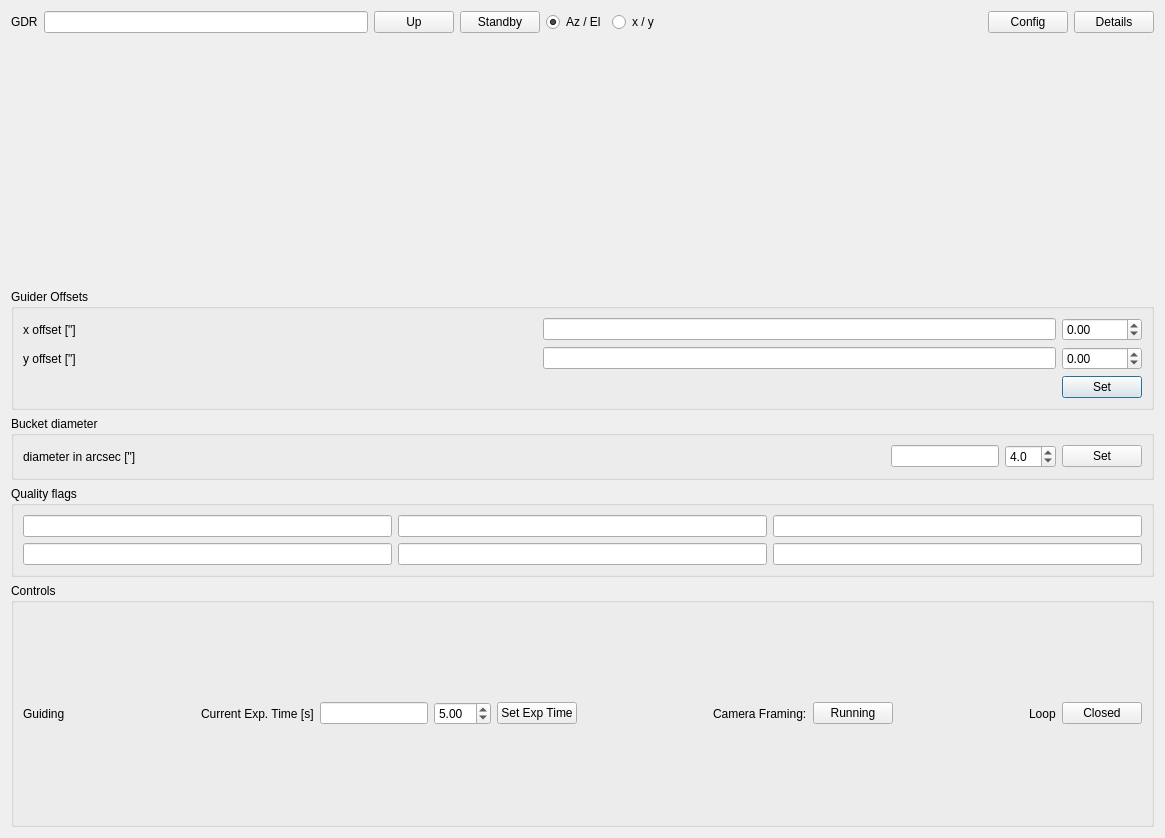
<?xml version="1.0" encoding="UTF-8"?>
<ui version="4.0">
 <class>Dialog</class>
 <widget class="QDialog" name="Dialog">
  <property name="geometry">
   <rect>
    <x>0</x>
    <y>0</y>
    <width>1165</width>
    <height>838</height>
   </rect>
  </property>
  <property name="sizePolicy">
   <sizepolicy hsizetype="MinimumExpanding" vsizetype="Preferred">
    <horstretch>0</horstretch>
    <verstretch>0</verstretch>
   </sizepolicy>
  </property>
  <property name="minimumSize">
   <size>
    <width>225</width>
    <height>0</height>
   </size>
  </property>
  <property name="windowTitle">
   <string>Guider Controls</string>
  </property>
  <layout class="QVBoxLayout" name="verticalLayout_3">
   <item>
    <layout class="QHBoxLayout" name="horizontalLayout_2">
     <item>
      <widget class="QLabel" name="label_10">
       <property name="text">
        <string>GDR</string>
       </property>
      </widget>
     </item>
     <item>
      <widget class="QLineEdit" name="stateEdit"/>
     </item>
     <item>
      <widget class="QPushButton" name="gdronoffButton">
       <property name="minimumSize">
        <size>
         <width>50</width>
         <height>0</height>
        </size>
       </property>
       <property name="text">
        <string>Up</string>
       </property>
       <property name="checkable">
        <bool>true</bool>
       </property>
       <property name="autoDefault">
        <bool>false</bool>
       </property>
       <property name="default">
        <bool>false</bool>
       </property>
       <property name="flat">
        <bool>false</bool>
       </property>
      </widget>
     </item>
     <item>
      <widget class="QPushButton" name="standbyButton">
       <property name="text">
        <string>Standby</string>
       </property>
       <property name="autoDefault">
        <bool>false</bool>
       </property>
      </widget>
     </item>
     <item>
      <layout class="QHBoxLayout" name="horizontalLayout_7">
       <item>
        <widget class="QRadioButton" name="azelRadioButton">
         <property name="text">
          <string>Az / El</string>
         </property>
         <property name="checked">
          <bool>true</bool>
         </property>
        </widget>
       </item>
       <item>
        <widget class="QRadioButton" name="xyRadioButton">
         <property name="text">
          <string>x / y</string>
         </property>
        </widget>
       </item>
      </layout>
     </item>
     <item>
      <spacer name="horizontalSpacer_8">
       <property name="orientation">
        <enum>Qt::Horizontal</enum>
       </property>
       <property name="sizeHint" stdset="0">
        <size>
         <width>40</width>
         <height>20</height>
        </size>
       </property>
      </spacer>
     </item>
     <item>
      <widget class="QPushButton" name="configButton">
       <property name="text">
        <string>Config</string>
       </property>
       <property name="autoDefault">
        <bool>false</bool>
       </property>
      </widget>
     </item>
     <item>
      <widget class="QPushButton" name="detailsButton">
       <property name="text">
        <string>Details</string>
       </property>
       <property name="autoDefault">
        <bool>false</bool>
       </property>
      </widget>
     </item>
    </layout>
   </item>
   <item>
    <layout class="QGridLayout" name="gridLayout_4">
     <property name="topMargin">
      <number>0</number>
     </property>
     <property name="rightMargin">
      <number>0</number>
     </property>
     <property name="bottomMargin">
      <number>0</number>
     </property>
     <property name="spacing">
      <number>6</number>
     </property>
     <item row="0" column="0">
      <widget class="MatplotlibWidget5" name="focusMplwidget" native="true">
       <property name="font">
        <font>
         <pointsize>13</pointsize>
         <kerning>true</kerning>
        </font>
       </property>
      </widget>
     </item>
     <item row="0" column="1">
      <widget class="MatplotlibWidget5" name="rotMplwidget" native="true"/>
     </item>
     <item row="1" column="0">
      <widget class="MatplotlibWidget5" name="bcountsMplwidget" native="true"/>
     </item>
     <item row="1" column="1">
      <widget class="MatplotlibWidget5" name="azelMplwidget" native="true"/>
     </item>
    </layout>
   </item>
   <item>
    <layout class="QHBoxLayout" name="horizontalLayout_8">
     <item>
      <layout class="QVBoxLayout" name="verticalLayout_2">
       <item>
        <layout class="QHBoxLayout" name="horizontalLayout_6">
         <item>
          <widget class="QGroupBox" name="groupBox">
           <property name="sizePolicy">
            <sizepolicy hsizetype="Minimum" vsizetype="Preferred">
             <horstretch>0</horstretch>
             <verstretch>0</verstretch>
            </sizepolicy>
           </property>
           <property name="minimumSize">
            <size>
             <width>200</width>
             <height>0</height>
            </size>
           </property>
           <property name="title">
            <string>Guider Offsets</string>
           </property>
           <layout class="QGridLayout" name="gridLayout">
            <item row="0" column="0">
             <widget class="QLabel" name="label">
              <property name="text">
               <string>x offset [&quot;]</string>
              </property>
             </widget>
            </item>
            <item row="0" column="1">
             <widget class="QLineEdit" name="xoffsetEdit">
              <property name="sizePolicy">
               <sizepolicy hsizetype="Minimum" vsizetype="Fixed">
                <horstretch>0</horstretch>
                <verstretch>0</verstretch>
               </sizepolicy>
              </property>
              <property name="minimumSize">
               <size>
                <width>60</width>
                <height>0</height>
               </size>
              </property>
             </widget>
            </item>
            <item row="0" column="2">
             <widget class="QDoubleSpinBox" name="xoffsetSpinBox">
              <property name="minimumSize">
               <size>
                <width>60</width>
                <height>0</height>
               </size>
              </property>
              <property name="minimum">
               <double>-99.989999999999995</double>
              </property>
             </widget>
            </item>
            <item row="1" column="0">
             <widget class="QLabel" name="label_2">
              <property name="text">
               <string>y offset [&quot;]</string>
              </property>
             </widget>
            </item>
            <item row="1" column="1">
             <widget class="QLineEdit" name="yoffsetEdit">
              <property name="sizePolicy">
               <sizepolicy hsizetype="Minimum" vsizetype="Fixed">
                <horstretch>0</horstretch>
                <verstretch>0</verstretch>
               </sizepolicy>
              </property>
              <property name="minimumSize">
               <size>
                <width>60</width>
                <height>0</height>
               </size>
              </property>
             </widget>
            </item>
            <item row="1" column="2">
             <widget class="QDoubleSpinBox" name="yoffsetSpinBox">
              <property name="minimumSize">
               <size>
                <width>60</width>
                <height>0</height>
               </size>
              </property>
              <property name="minimum">
               <double>-99.989999999999995</double>
              </property>
             </widget>
            </item>
            <item row="2" column="0">
             <spacer name="horizontalSpacer">
              <property name="orientation">
               <enum>Qt::Horizontal</enum>
              </property>
              <property name="sizeHint" stdset="0">
               <size>
                <width>45</width>
                <height>20</height>
               </size>
              </property>
             </spacer>
            </item>
            <item row="2" column="1">
             <spacer name="horizontalSpacer_2">
              <property name="orientation">
               <enum>Qt::Horizontal</enum>
              </property>
              <property name="sizeHint" stdset="0">
               <size>
                <width>30</width>
                <height>20</height>
               </size>
              </property>
             </spacer>
            </item>
            <item row="2" column="2">
             <widget class="QPushButton" name="offsetButton">
              <property name="sizePolicy">
               <sizepolicy hsizetype="Minimum" vsizetype="Fixed">
                <horstretch>0</horstretch>
                <verstretch>0</verstretch>
               </sizepolicy>
              </property>
              <property name="minimumSize">
               <size>
                <width>60</width>
                <height>0</height>
               </size>
              </property>
              <property name="text">
               <string>Set</string>
              </property>
             </widget>
            </item>
           </layout>
          </widget>
         </item>
        </layout>
       </item>
       <item>
        <widget class="QGroupBox" name="groupBox_6">
         <property name="title">
          <string>Bucket diameter</string>
         </property>
         <layout class="QHBoxLayout" name="horizontalLayout_9">
          <item>
           <widget class="QLabel" name="label_24">
            <property name="text">
             <string>diameter in arcsec [&quot;]</string>
            </property>
           </widget>
          </item>
          <item>
           <widget class="QLineEdit" name="bucketsizeEdit">
            <property name="sizePolicy">
             <sizepolicy hsizetype="Fixed" vsizetype="Fixed">
              <horstretch>0</horstretch>
              <verstretch>0</verstretch>
             </sizepolicy>
            </property>
            <property name="minimumSize">
             <size>
              <width>75</width>
              <height>0</height>
             </size>
            </property>
           </widget>
          </item>
          <item>
           <widget class="QDoubleSpinBox" name="bucketsizeSpinBox">
            <property name="sizePolicy">
             <sizepolicy hsizetype="Fixed" vsizetype="Fixed">
              <horstretch>0</horstretch>
              <verstretch>0</verstretch>
             </sizepolicy>
            </property>
            <property name="decimals">
             <number>1</number>
            </property>
            <property name="maximum">
             <double>20.000000000000000</double>
            </property>
            <property name="value">
             <double>4.000000000000000</double>
            </property>
           </widget>
          </item>
          <item>
           <widget class="QPushButton" name="bucketsizeButton">
            <property name="sizePolicy">
             <sizepolicy hsizetype="Fixed" vsizetype="Fixed">
              <horstretch>0</horstretch>
              <verstretch>0</verstretch>
             </sizepolicy>
            </property>
            <property name="text">
             <string>Set</string>
            </property>
            <property name="autoDefault">
             <bool>false</bool>
            </property>
           </widget>
          </item>
         </layout>
        </widget>
       </item>
       <item>
        <widget class="QGroupBox" name="groupBox_5">
         <property name="title">
          <string>Quality flags</string>
         </property>
         <layout class="QGridLayout" name="gridLayout_2">
          <item row="0" column="0">
           <widget class="QLineEdit" name="aperokEdit">
            <property name="text">
             <string/>
            </property>
           </widget>
          </item>
          <item row="0" column="1">
           <widget class="QLineEdit" name="cennoiseokEdit">
            <property name="text">
             <string/>
            </property>
           </widget>
          </item>
          <item row="0" column="2">
           <widget class="QLineEdit" name="fwhmokEdit">
            <property name="text">
             <string/>
            </property>
           </widget>
          </item>
          <item row="1" column="0">
           <widget class="QLineEdit" name="starsokEdit">
            <property name="text">
             <string/>
            </property>
           </widget>
          </item>
          <item row="1" column="1">
           <widget class="QLineEdit" name="bucketokEdit">
            <property name="text">
             <string/>
            </property>
           </widget>
          </item>
          <item row="1" column="2">
           <widget class="QLineEdit" name="fwhmnoiseokEdit">
            <property name="text">
             <string/>
            </property>
           </widget>
          </item>
         </layout>
        </widget>
       </item>
      </layout>
     </item>
    </layout>
   </item>
   <item>
    <widget class="QGroupBox" name="groupBox_4">
     <property name="title">
      <string>Controls</string>
     </property>
     <layout class="QHBoxLayout" name="horizontalLayout">
      <item>
       <widget class="QLabel" name="label_8">
        <property name="text">
         <string>Guiding</string>
        </property>
       </widget>
      </item>
      <item>
       <spacer name="horizontalSpacer_13">
        <property name="orientation">
         <enum>Qt::Horizontal</enum>
        </property>
        <property name="sizeHint" stdset="0">
         <size>
          <width>40</width>
          <height>20</height>
         </size>
        </property>
       </spacer>
      </item>
      <item>
       <widget class="QLabel" name="label_19">
        <property name="text">
         <string>Current Exp. Time [s]</string>
        </property>
       </widget>
      </item>
      <item>
       <widget class="QLineEdit" name="exptime1Edit">
        <property name="sizePolicy">
         <sizepolicy hsizetype="Minimum" vsizetype="Fixed">
          <horstretch>0</horstretch>
          <verstretch>0</verstretch>
         </sizepolicy>
        </property>
        <property name="minimumSize">
         <size>
          <width>60</width>
          <height>0</height>
         </size>
        </property>
        <property name="text">
         <string/>
        </property>
       </widget>
      </item>
      <item>
       <widget class="QDoubleSpinBox" name="exptime1SpinBox">
        <property name="singleStep">
         <double>0.500000000000000</double>
        </property>
        <property name="value">
         <double>5.000000000000000</double>
        </property>
       </widget>
      </item>
      <item>
       <widget class="QPushButton" name="setexptimeButton">
        <property name="text">
         <string>Set Exp Time</string>
        </property>
       </widget>
      </item>
      <item>
       <spacer name="horizontalSpacer_3">
        <property name="orientation">
         <enum>Qt::Horizontal</enum>
        </property>
        <property name="sizeHint" stdset="0">
         <size>
          <width>40</width>
          <height>20</height>
         </size>
        </property>
       </spacer>
      </item>
      <item>
       <widget class="QLabel" name="label_3">
        <property name="text">
         <string>Camera Framing:</string>
        </property>
       </widget>
      </item>
      <item>
       <widget class="QPushButton" name="enableButton">
        <property name="text">
         <string>Running</string>
        </property>
        <property name="autoDefault">
         <bool>false</bool>
        </property>
       </widget>
      </item>
      <item>
       <spacer name="horizontalSpacer_4">
        <property name="orientation">
         <enum>Qt::Horizontal</enum>
        </property>
        <property name="sizeHint" stdset="0">
         <size>
          <width>40</width>
          <height>20</height>
         </size>
        </property>
       </spacer>
      </item>
      <item>
       <widget class="QLabel" name="label_9">
        <property name="text">
         <string>Loop</string>
        </property>
       </widget>
      </item>
      <item>
       <widget class="QPushButton" name="loopButton">
        <property name="text">
         <string>Closed</string>
        </property>
        <property name="autoDefault">
         <bool>false</bool>
        </property>
       </widget>
      </item>
     </layout>
     <zorder>label_19</zorder>
     <zorder>exptime1Edit</zorder>
     <zorder>exptime1SpinBox</zorder>
     <zorder>label_8</zorder>
     <zorder>horizontalSpacer_13</zorder>
     <zorder>enableButton</zorder>
     <zorder>loopButton</zorder>
     <zorder>horizontalSpacer_4</zorder>
     <zorder>label_9</zorder>
     <zorder>horizontalSpacer_3</zorder>
     <zorder>label_3</zorder>
     <zorder>setexptimeButton</zorder>
    </widget>
   </item>
  </layout>
 </widget>
 <customwidgets>
  <customwidget>
   <class>MatplotlibWidget5</class>
   <extends>QWidget</extends>
   <header>matplotlibwidget5</header>
  </customwidget>
 </customwidgets>
 <resources/>
 <connections>
  <connection>
   <sender>gdronoffButton</sender>
   <signal>toggled(bool)</signal>
   <receiver>Dialog</receiver>
   <slot>on_gdr_onoff(bool)</slot>
   <hints>
    <hint type="sourcelabel">
     <x>431</x>
     <y>101</y>
    </hint>
    <hint type="destinationlabel">
     <x>812</x>
     <y>11</y>
    </hint>
   </hints>
  </connection>
  <connection>
   <sender>offsetButton</sender>
   <signal>clicked()</signal>
   <receiver>Dialog</receiver>
   <slot>on_set_offsets()</slot>
   <hints>
    <hint type="sourcelabel">
     <x>1143</x>
     <y>466</y>
    </hint>
    <hint type="destinationlabel">
     <x>786</x>
     <y>211</y>
    </hint>
   </hints>
  </connection>
  <connection>
   <sender>enableButton</sender>
   <signal>clicked()</signal>
   <receiver>Dialog</receiver>
   <slot>on_change_framing()</slot>
   <hints>
    <hint type="sourcelabel">
     <x>927</x>
     <y>766</y>
    </hint>
    <hint type="destinationlabel">
     <x>947</x>
     <y>696</y>
    </hint>
   </hints>
  </connection>
  <connection>
   <sender>standbyButton</sender>
   <signal>toggled(bool)</signal>
   <receiver>Dialog</receiver>
   <slot>on_standby(bool)</slot>
   <hints>
    <hint type="sourcelabel">
     <x>522</x>
     <y>101</y>
    </hint>
    <hint type="destinationlabel">
     <x>611</x>
     <y>1</y>
    </hint>
   </hints>
  </connection>
  <connection>
   <sender>detailsButton</sender>
   <signal>clicked()</signal>
   <receiver>Dialog</receiver>
   <slot>on_details()</slot>
   <hints>
    <hint type="sourcelabel">
     <x>1154</x>
     <y>101</y>
    </hint>
    <hint type="destinationlabel">
     <x>947</x>
     <y>75</y>
    </hint>
   </hints>
  </connection>
  <connection>
   <sender>configButton</sender>
   <signal>clicked()</signal>
   <receiver>Dialog</receiver>
   <slot>on_config()</slot>
   <hints>
    <hint type="sourcelabel">
     <x>1063</x>
     <y>101</y>
    </hint>
    <hint type="destinationlabel">
     <x>946</x>
     <y>43</y>
    </hint>
   </hints>
  </connection>
  <connection>
   <sender>azelRadioButton</sender>
   <signal>toggled(bool)</signal>
   <receiver>Dialog</receiver>
   <slot>on_azelxy(bool)</slot>
   <hints>
    <hint type="sourcelabel">
     <x>604</x>
     <y>101</y>
    </hint>
    <hint type="destinationlabel">
     <x>1</x>
     <y>611</y>
    </hint>
   </hints>
  </connection>
  <connection>
   <sender>loopButton</sender>
   <signal>clicked(bool)</signal>
   <receiver>Dialog</receiver>
   <slot>on_change_loop(bool)</slot>
   <hints>
    <hint type="sourcelabel">
     <x>1146</x>
     <y>766</y>
    </hint>
    <hint type="destinationlabel">
     <x>1027</x>
     <y>793</y>
    </hint>
   </hints>
  </connection>
  <connection>
   <sender>bucketsizeButton</sender>
   <signal>clicked()</signal>
   <receiver>Dialog</receiver>
   <slot>on_bucketsize()</slot>
   <hints>
    <hint type="sourcelabel">
     <x>1144</x>
     <y>540</y>
    </hint>
    <hint type="destinationlabel">
     <x>4</x>
     <y>563</y>
    </hint>
   </hints>
  </connection>
  <connection>
   <sender>setexptimeButton</sender>
   <signal>clicked(bool)</signal>
   <receiver>Dialog</receiver>
   <slot>on_set_exptime()</slot>
   <hints>
    <hint type="sourcelabel">
     <x>566</x>
     <y>749</y>
    </hint>
    <hint type="destinationlabel">
     <x>474</x>
     <y>2</y>
    </hint>
   </hints>
  </connection>
 </connections>
 <slots>
  <slot>on_change_tracking(bool)</slot>
  <slot>on_change_loop(bool)</slot>
  <slot>on_gdr_onoff(bool)</slot>
  <slot>on_set_offsets()</slot>
  <slot>on_set_exptime()</slot>
  <slot>on_clear_aper()</slot>
  <slot>on_config_stars()</slot>
  <slot>on_latch_aper()</slot>
  <slot>on_enable(bool)</slot>
  <slot>on_standby(bool)</slot>
  <slot>on_rotation_enabled(bool)</slot>
  <slot>on_pointing_enabled(bool)</slot>
  <slot>on_details()</slot>
  <slot>on_config()</slot>
  <slot>on_guidestar1_change(int)</slot>
  <slot>on_get_stars()</slot>
  <slot>on_guidestar2_change(int)</slot>
  <slot>on_send_offset()</slot>
  <slot>on_longslit(bool)</slot>
  <slot>on_azelxy(bool)</slot>
  <slot>on_bucketsize()</slot>
  <slot>on_change_framing()</slot>
 </slots>
</ui>
